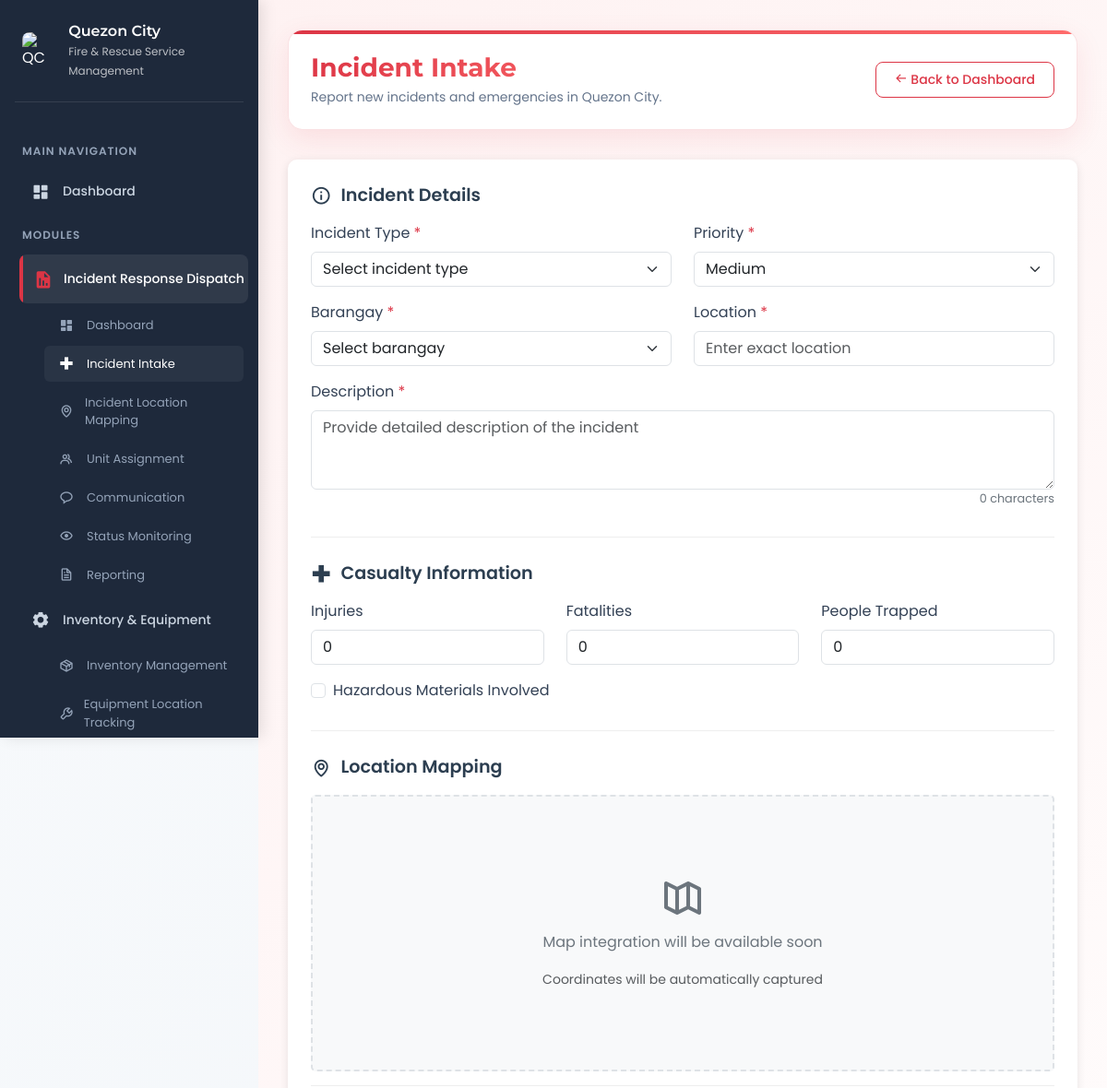
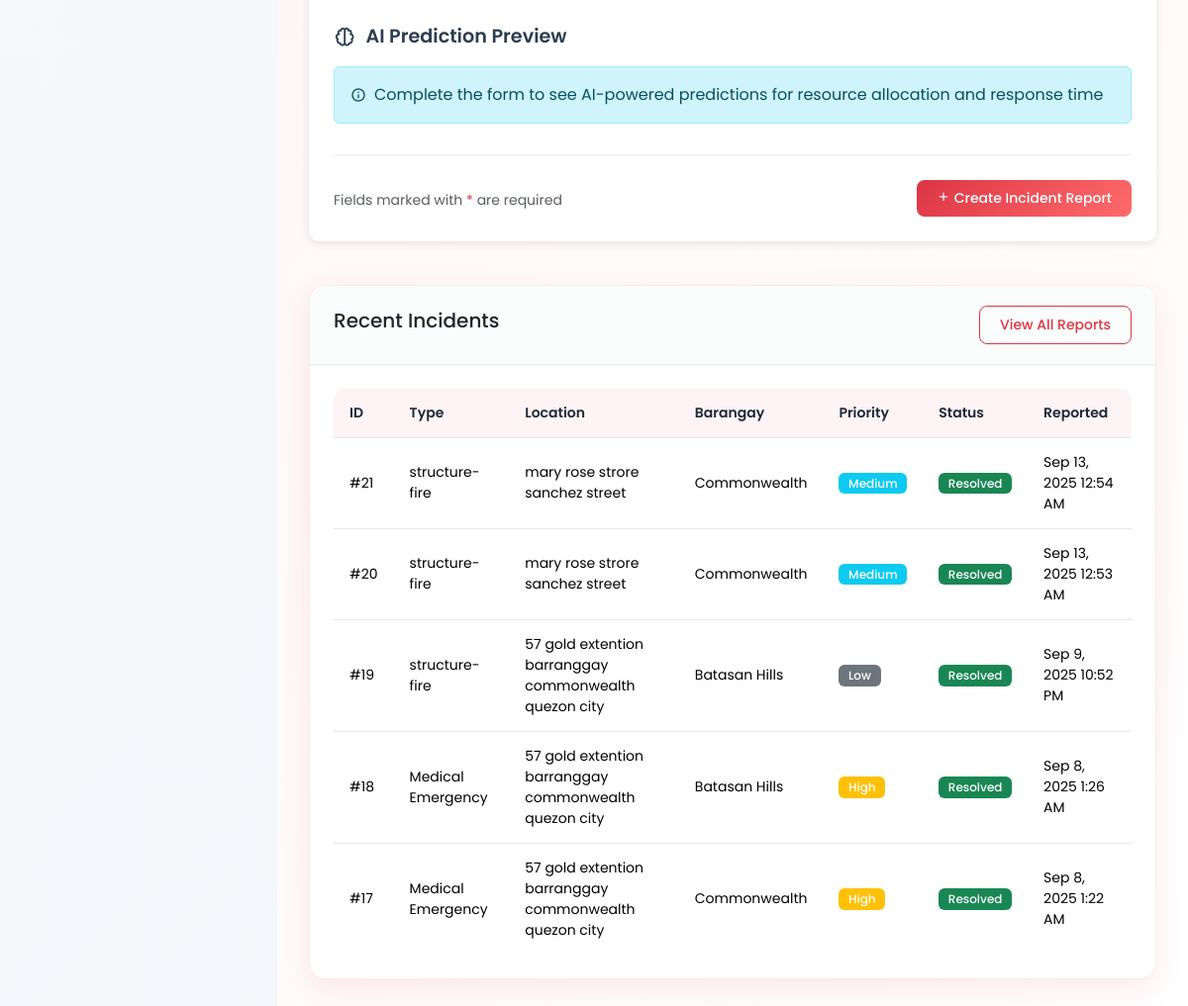
Screenshot of /Admin/IRD/incident_intake/ii.php (signed in) with the database file from the repository (2 pictures, top to bottom).
### tables this page shows
CREATE TABLE `incidents` (
  `id` int(11) NOT NULL,
  `incident_type` varchar(50) NOT NULL,
  `barangay` varchar(100) NOT NULL,
  `location` varchar(255) NOT NULL,
  `latitude` decimal(10,8) DEFAULT NULL,
  `longitude` decimal(11,8) DEFAULT NULL,
  `incident_date` date NOT NULL,
  `incident_time` time NOT NULL,
  `description` text NOT NULL,
  `injuries` int(11) DEFAULT 0,
  `fatalities` int(11) DEFAULT 0,
  `people_trapped` int(11) DEFAULT 0,
  `hazardous_materials` tinyint(1) DEFAULT 0,
  `priority` enum('low','medium','high','critical') NOT NULL DEFAULT 'medium',
  `status` enum('pending','dispatched','responding','resolved') NOT NULL DEFAULT 'pending',
  `reported_by` int(11) DEFAULT NULL,
  `created_at` timestamp NOT NULL DEFAULT current_timestamp(),
  `updated_at` timestamp NOT NULL DEFAULT current_timestamp() ON UPDATE current_timestamp()
);

### Admin/IRD/incident_intake/ii.php (the view, shortened to what the rows shown need)
<?php
require_once 'config/database_manager.php';
try {
    $historical_incidents = $dbManager->fetchAll("ird", "SELECT * FROM incidents ORDER BY created_at DESC LIMIT 1000");
} catch (Exception $e) {
    error_log("Database error: " . $e->getMessage());
    $user = ['first_name' => 'User'];
    $barangays = [];
    $incident_types = [];
    $available_units = [];
    $historical_incidents = [];
    $error_message = "System temporarily unavailable. Please try again later.";
}
?>
<!DOCTYPE html>
<html lang="en">
<head>
    <link href="https://cdn.jsdelivr.net/npm/bootstrap@5.3.2/dist/css/bootstrap.min.css" rel="stylesheet">
    <link href="https://unpkg.com/boxicons@2.1.4/css/boxicons.min.css" rel="stylesheet">
    <link rel="stylesheet" href="https://cdnjs.cloudflare.com/ajax/libs/animate.css/4.1.1/animate.min.css">
    <link rel="stylesheet" href="css/style.css">
</head>
<body>
    <div class="dashboard-container">
        <div class="main-content">
            <div class="dashboard-header animate-fade-in">
                <div class="page-title">
                    <h1>Incident Intake</h1>
                </div>
            </div>
            <div class="dashboard-content">
                <div class="row mt-4">
                    <div class="col-12">
                        <div class="card animate-fade-in">
                            <div class="card-body">
                                <div class="table-responsive">
                                    <table class="table table-hover">
                                        <thead>
                                            <tr>
                                                <th>ID</th>
                                                <th>Type</th>
                                                <th>Location</th>
                                                <th>Barangay</th>
                                                <th>Priority</th>
                                                <th>Status</th>
                                                <th>Reported</th>
                                            </tr>
                                        </thead>
                                        <tbody>
                                            <?php
                                            try {
                                                $recent_incidents = $dbManager->fetchAll("ird", "
                                                    SELECT * FROM incidents
                                                    ORDER BY created_at DESC
                                                    LIMIT 5
                                                ");
                                            } catch (Exception $e) {
                                                $recent_incidents = [];
                                            }
                                            ?>
                                            <?php if (count($recent_incidents) > 0): ?>
                                                <?php foreach ($recent_incidents as $incident): ?>
                                                    <tr>
                                                        <td>#<?php echo $incident['id']; ?></td>
                                                        <td><?php echo htmlspecialchars($incident['incident_type']); ?></td>
                                                        <td><?php echo htmlspecialchars($incident['location']); ?></td>
                                                        <td><?php echo htmlspecialchars($incident['barangay']); ?></td>
                                                        <td>
                                                            <?php
                                                            $priority_class = '';
                                                            switch ($incident['priority']) {
                                                                case 'low': $priority_class = 'bg-secondary'; break;
                                                                case 'medium': $priority_class = 'bg-info'; break;
                                                                case 'high': $priority_class = 'bg-warning'; break;
                                                            }
                                                            ?>
                                                            <span class="badge <?php echo $priority_class; ?>"><?php echo ucfirst($incident['priority']); ?></span>
                                                        </td>
                                                        <td>
                                                            <?php
                                                            $status_class = '';
                                                            switch ($incident['status']) {
                                                                case 'resolved': $status_class = 'bg-success'; break;
                                                            }
                                                            ?>
                                                            <span class="badge <?php echo $status_class; ?>"><?php echo ucfirst(str_replace('_', ' ', $incident['status'])); ?></span>
                                                        </td>
                                                        <td><?php echo date('M j, Y g:i A', strtotime($incident['created_at'])); ?></td>
                                                    </tr>
                                                <?php endforeach; ?>
                                            <?php else: ?>
                                                <tr>
                                                    <td colspan="7" class="text-center py-4">No incidents found</td>
                                                </tr>
                                            <?php endif; ?>
                                        </tbody>
                                    </table>
                                </div>
                            </div>
                        </div>
                    </div>
                </div>
            </div>
        </div>
    </div>
</body>
</html>

### rows the page displays
incidents: id "21", incident_type "structure-fire", location "mary rose strore sanchez street", barangay "Commonwealth", priority "Medium", status "Resolved", created_at "Sep 13, 2025 12:54 AM"
incidents: id "20", incident_type "structure-fire", location "mary rose strore sanchez street", barangay "Commonwealth", priority "Medium", status "Resolved", created_at "Sep 13, 2025 12:53 AM"
incidents: id "19", incident_type "structure-fire", location "57 gold extention barranggay commonwealth quezon city", barangay "Batasan Hills", priority "Low", status "Resolved", created_at "Sep 9, 2025 10:52 PM"
incidents: id "18", incident_type "Medical Emergency", location "57 gold extention barranggay commonwealth quezon city", barangay "Batasan Hills", priority "High", status "Resolved", created_at "Sep 8, 2025 1:26 AM"
incidents: id "17", incident_type "Medical Emergency", location "57 gold extention barranggay commonwealth quezon city", barangay "Commonwealth", priority "High", status "Resolved", created_at "Sep 8, 2025 1:22 AM"
